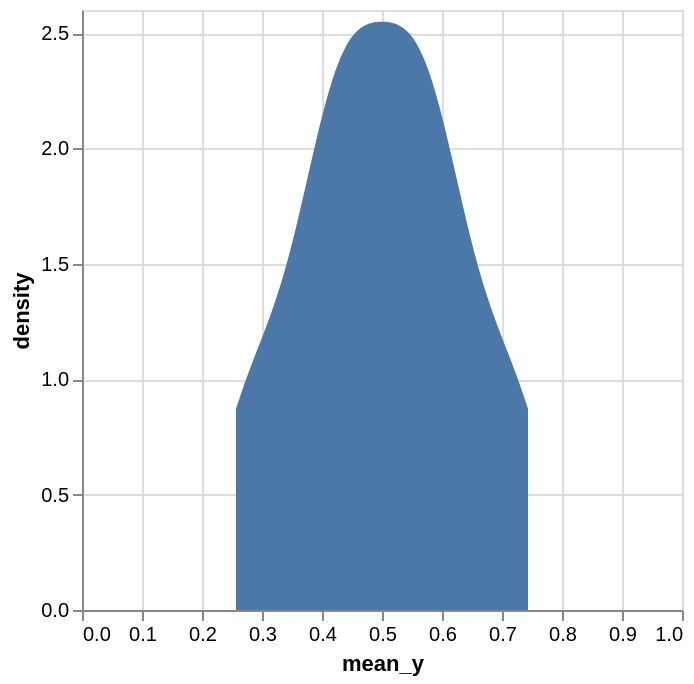

Write notebook code for a chart like this one.
### Code cell
alt.Chart(df_1_p.select("mean_y")).transform_density(
    'mean_y',
    as_=['mean_y', 'density'],
).mark_area().encode(
    x=alt.X("mean_y").scale(domain=[0, 1]),
    y='density:Q',
)

### Figure 1 — Vega-Lite specification as saved in the notebook (floating-point values rounded to 4 significant figures)
{"config": {"view": {"continuousWidth": 300, "continuousHeight": 300}}, "data": {"name": "data-36516a10ef61a5fd37ca46f57528dba9"}, "mark": {"type": "area"}, "encoding": {"x": {"field": "mean_y", "scale": {"domain": [0, 1]}, "type": "quantitative"}, "y": {"field": "density", "type": "quantitative"}}, "transform": [{"density": "mean_y", "as": ["mean_y", "density"]}], "$schema": "https://vega.github.io/schema/vega-lite/v6.1.0.json", "datasets": {"data-36516a10ef61a5fd37ca46f57528dba9": [{"mean_y": 0.5221}, {"mean_y": 0.4779}, {"mean_y": 0.5221}, {"mean_y": 0.4779}, {"mean_y": 0.4204}, {"mean_y": 0.5796}, {"mean_y": 0.4204}, {"mean_y": 0.5796}, {"mean_y": 0.3991}, {"mean_y": 0.6009}, {"mean_y": 0.3991}, {"mean_y": 0.6009}, {"mean_y": 0.3906}, {"mean_y": 0.6094}, {"mean_y": 0.3906}, {"mean_y": 0.6094}, {"mean_y": 0.5663}, {"mean_y": 0.4337}, {"mean_y": 0.5663}, {"mean_y": 0.4337}, {"mean_y": 0.4337}, {"mean_y": 0.5663}, {"mean_y": 0.4337}, {"mean_y": 0.5663}, {"mean_y": 0.2911}, {"mean_y": 0.7089}, {"mean_y": 0.2911}, {"mean_y": 0.7089}, {"mean_y": 0.4968}, {"mean_y": 0.5032}, {"mean_y": 0.4968}, {"mean_y": 0.5032}, {"mean_y": 0.2831}, {"mean_y": 0.7169}, {"mean_y": 0.2831}, {"mean_y": 0.7169}, {"mean_y": 0.3622}, {"mean_y": 0.6378}, {"mean_y": 0.3622}, {"mean_y": 0.6378}, {"mean_y": 0.5542}, {"mean_y": 0.4458}, {"mean_y": 0.5542}, {"mean_y": 0.4458}, {"mean_y": 0.2566}, {"mean_y": 0.7434}, {"mean_y": 0.2566}, {"mean_y": 0.7434}]}}
